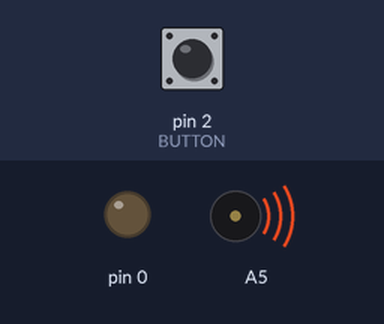
A sketch run on a simulated Arduino Uno, built with avr-gcc and run on an emulated ATmega328P. Parts: output pins drawn as LEDs (lit = HIGH), buzzer (waves = sounding). The inputs (shaded band) are chosen by the test bench; at power-on: pin 2 (BUTTON) HIGH. Pins used as bus, display or sensor lines are not drawn.

Above: at 0.06 s.
At 1.83 s:
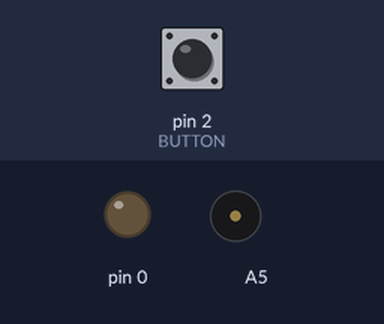
Timing chart, 0 to 3.0 s (numbered marks = the images above):
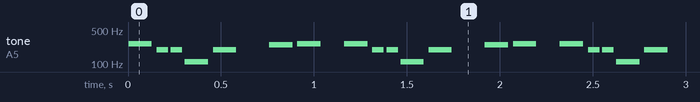

The sketch:

w15.ino
```cpp
#define ROW1 13
#define ROW2 12
#define ROW3 11
#define ROW4 10
#define ROW5 9
#define ROW6 8
#define ROW7 7
#define ROW8 6

#define COL1 5
#define COL2 4
#define COL3 3
#define COL4 A4
#define COL5 A3
#define COL6 A2
#define COL7 A1
#define COL8 A0

#define BUTTON 2

#define NOTE_C4  262
#define NOTE_G3  196
#define NOTE_A2  110
#define NOTE_B3  247
const int row[] = {
  ROW1, ROW2, ROW3, ROW4, ROW5, ROW6, ROW7, ROW8};
const int col[] = {
  COL1,COL2, COL3, COL4, COL5, COL6, COL7, COL8};
byte scan[8][8] = {
  {1,0,0,0,0,0,0,0},
  {0,1,0,0,0,0,0,0},
  {0,0,1,0,0,0,0,0},
  {0,0,0,1,0,0,0,0},
  {0,0,0,0,1,0,0,0},
  {0,0,0,0,0,1,0,0},
  {0,0,0,0,0,0,1,0},
  {0,0,0,0,0,0,0,1}
};

byte circle[8][8] = {
  {1,1,1,1,1,1,1,0},
  {1,1,0,0,1,1,1,0},
  {1,1,0,0,1,1,1,0},
  {1,1,1,1,1,1,1,0},
  {1,1,1,1,1,1,1,0},
  {1,1,0,0,1,1,1,0},
  {1,1,0,0,1,1,1,0},
  {1,1,1,1,1,1,1,0}};
 byte pp[8][8] = {
  {1,1,1,1,1,1,1,1},
  {1,1,0,0,1,1,0,1},
  {1,1,0,0,1,1,1,0},
  {1,1,1,1,1,1,1,0},
  {1,1,1,1,1,1,1,0},
  {1,1,0,0,1,1,1,0},
  {1,1,0,0,1,1,0,1},
  {1,1,1,1,1,1,1,1}};


byte previousState=1, presentState=1, patternNumber=0;
int melody[] = {
  NOTE_C4, NOTE_G3, NOTE_G3, NOTE_A2, NOTE_G3, 0, NOTE_B3, NOTE_C4
};

// note durations: 4 = quarter note, 8 = eighth note, etc.:
int noteDurations[] = {
  4, 8, 8, 4, 4, 4, 4, 4
};
int thisNote=-1,noteDuration=0;
unsigned long previousTime=0,presentTime=0,pauseBetweenNotes=0;
void checkToPlay(){
  presentTime=millis();
  if(presentTime-previousTime>=pauseBetweenNotes){
    thisNote+=1;
    if (thisNote>=8){
      thisNote=-1;
      pauseBetweenNotes=100;
      previousTime=millis();}
    else{
      noteDuration=500/noteDurations[thisNote];
      tone (A5, melody[thisNote],noteDuration);
      pauseBetweenNotes=noteDuration*1.2;
      previousTime=millis();
      }
      }
}
void setup()
{

  for (byte i = 0; i <= sizeof(row); i++) {
    pinMode(row[i], OUTPUT);
  }
  for (byte i = 0; i <= sizeof(col); i++) {
    pinMode(col[i], OUTPUT);
  }

  pinMode(BUTTON, INPUT_PULLUP);

}

void loop()
{
  presentState=digitalRead(BUTTON);
  if(presentState==0&&previousState==1){
    patternNumber++;
    if(patternNumber>2)patternNumber=0;
  }
  if (patternNumber==0)showPattern(circle);
  else showPattern(pp);

  delay(2);
  previousState=presentState;
  checkToPlay();
 }
 void showPattern(byte matrix[8][8]){
  for(byte i = 0; i < 8; i++){
    for(byte j = 0; j < 8; j++){
      digitalWrite(row[j], 1 - scan[i][j]);
      digitalWrite(col[j], 1 - matrix[i][j]);
    }
    for(byte j = 0; j < 8; j++){
      digitalWrite(row[j], HIGH);
      digitalWrite(col[j], LOW);
    }
  }
}
```

Measured:
- by itself, tone on A5: repeats every 1.2 s: silent 0.03 s, 2 × (196 Hz 0.06 s, silent 0.01 s), 110 Hz 0.13 s, silent 0.03 s, 196 Hz 0.13 s, silent 0.18 s, 247 Hz 0.13 s, silent 0.03 s, 262 Hz 0.13 s, silent 0.13 s, 262 Hz 0.13 s
